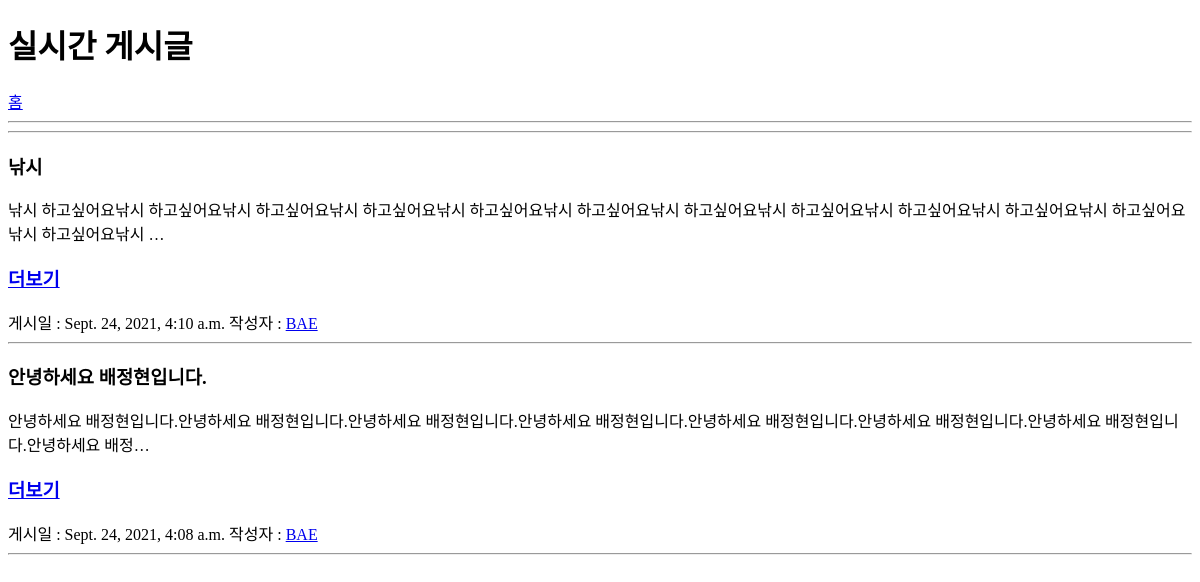
Page /blog/ on the earlier database version.
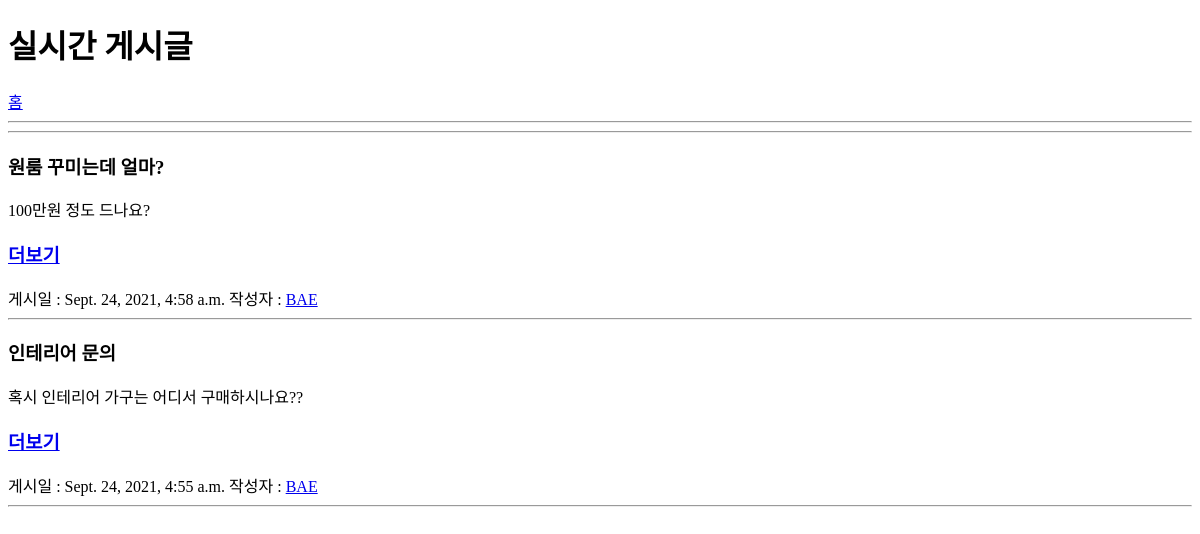
Same page on the later database version.
### blog/models.py (models this page shows, shortened)
class Post(models.Model):
    title = models.CharField(max_length=30)
    content = models.TextField()
    created_at = models.DateTimeField(auto_now_add=True)
    updated_at = models.DateTimeField(auto_now=True)
    author = models.ForeignKey(User, null=True, on_delete=models.SET_NULL)
    def get_absolute_url(self):
        return f'/blog/{self.pk}/'

### blog/views.py (the view)
# urls.py: path('',views.PostList.as_view()),
class PostList(ListView):
    model = Post
    ordering = '-pk'

### blog/templates/blog/post_list.html (shortened to what this page needs)
<!DOCTYPE html>
<html lang="en">
<head>
</head>
<body>
    <h1>실시간 게시글</h1>
    <a href="/">홈</a>
    <hr>
    <hr> {% for p in post_list %}
    <h3>{{p.title}}</h3>
    <p>{{p.content | truncatechars:100}}</p>
    <h3><a href="{{p.get_absolute_url}}">더보기</a></h3>
    <div>
        게시일 : {{p.created_at}} 작성자 : <a href="#">{{p.author|upper}}</a>
    </div>
    <hr> {%endfor %}
</body>
</html>

Differences in the rows shown:
removed Post: title "낚시", content "낚시 하고싶어요낚시 하고싶어요낚시 하고싶어요낚시 하고싶어요낚시 하고싶어요낚시 하고싶어요낚시 하고싶어요낚시 하고싶어요낚시 하고싶어요낚시 하고싶어요낚시 하고싶어요낚시 하고싶어요낚시 …", created_at "Sept. 24, 2021, 4:10 a.m.", author "BAE"
removed Post: title "안녕하세요 배정현입니다.", content "안녕하세요 배정현입니다.안녕하세요 배정현입니다.안녕하세요 배정현입니다.안녕하세요 배정현입니다.안녕하세요 배정현입니다.안녕하세요 배정현입니다.안녕하세요 배정현입니다.안녕하세요 배정…", created_at "Sept. 24, 2021, 4:08 a.m.", author "BAE"
added Post: title "원룸 꾸미는데 얼마?", content "100만원 정도 드나요?", created_at "Sept. 24, 2021, 4:58 a.m.", author "BAE"
added Post: title "인테리어 문의", content "혹시 인테리어 가구는 어디서 구매하시나요??", created_at "Sept. 24, 2021, 4:55 a.m.", author "BAE"
